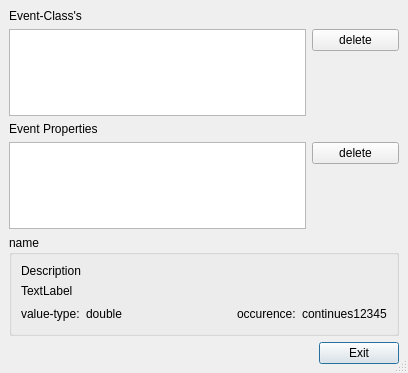
<ui version="4.0" >
 <author></author>
 <comment></comment>
 <exportmacro></exportmacro>
 <class>evprop_dlg_ui</class>
 <widget class="QDialog" name="evprop_dlg_ui" >
  <property name="geometry" >
   <rect>
    <x>0</x>
    <y>0</y>
    <width>408</width>
    <height>373</height>
   </rect>
  </property>
  <property name="windowTitle" >
   <string>Event-Properties</string>
  </property>
  <property name="sizeGripEnabled" >
   <bool>true</bool>
  </property>
  <layout class="QGridLayout" >
   <property name="margin" >
    <number>9</number>
   </property>
   <property name="spacing" >
    <number>6</number>
   </property>
   <item row="0" column="0" >
    <layout class="QVBoxLayout" >
     <property name="margin" >
      <number>0</number>
     </property>
     <property name="spacing" >
      <number>6</number>
     </property>
     <item>
      <layout class="QVBoxLayout" >
       <property name="margin" >
        <number>0</number>
       </property>
       <property name="spacing" >
        <number>6</number>
       </property>
       <item>
        <widget class="QLabel" name="textLabel1" >
         <property name="text" >
          <string>Event-Class's</string>
         </property>
        </widget>
       </item>
       <item>
        <layout class="QHBoxLayout" >
         <property name="margin" >
          <number>0</number>
         </property>
         <property name="spacing" >
          <number>6</number>
         </property>
         <item>
          <widget class="QListWidget" name="class_list" />
         </item>
         <item>
          <layout class="QVBoxLayout" >
           <property name="margin" >
            <number>0</number>
           </property>
           <property name="spacing" >
            <number>6</number>
           </property>
           <item>
            <widget class="QPushButton" name="del_class_btn" >
             <property name="text" >
              <string>delete</string>
             </property>
            </widget>
           </item>
           <item>
            <spacer>
             <property name="orientation" >
              <enum>Qt::Vertical</enum>
             </property>
             <property name="sizeType" >
              <enum>QSizePolicy::Expanding</enum>
             </property>
             <property name="sizeHint" >
              <size>
               <width>87</width>
               <height>91</height>
              </size>
             </property>
            </spacer>
           </item>
          </layout>
         </item>
        </layout>
       </item>
      </layout>
     </item>
     <item>
      <layout class="QVBoxLayout" >
       <property name="margin" >
        <number>0</number>
       </property>
       <property name="spacing" >
        <number>6</number>
       </property>
       <item>
        <widget class="QLabel" name="textLabel2" >
         <property name="text" >
          <string>Event Properties</string>
         </property>
        </widget>
       </item>
       <item>
        <layout class="QHBoxLayout" >
         <property name="margin" >
          <number>0</number>
         </property>
         <property name="spacing" >
          <number>6</number>
         </property>
         <item>
          <widget class="QListWidget" name="prop_list" />
         </item>
         <item>
          <layout class="QVBoxLayout" >
           <property name="margin" >
            <number>0</number>
           </property>
           <property name="spacing" >
            <number>6</number>
           </property>
           <item>
            <widget class="QPushButton" name="del_prop_btn" >
             <property name="text" >
              <string>delete</string>
             </property>
            </widget>
           </item>
           <item>
            <spacer>
             <property name="orientation" >
              <enum>Qt::Vertical</enum>
             </property>
             <property name="sizeType" >
              <enum>QSizePolicy::Expanding</enum>
             </property>
             <property name="sizeHint" >
              <size>
               <width>87</width>
               <height>133</height>
              </size>
             </property>
            </spacer>
           </item>
          </layout>
         </item>
        </layout>
       </item>
      </layout>
     </item>
     <item>
      <widget class="QGroupBox" name="group" >
       <property name="title" >
        <string>name</string>
       </property>
       <layout class="QHBoxLayout" >
        <property name="margin" >
         <number>9</number>
        </property>
        <property name="spacing" >
         <number>6</number>
        </property>
        <item>
         <layout class="QVBoxLayout" >
          <property name="margin" >
           <number>0</number>
          </property>
          <property name="spacing" >
           <number>6</number>
          </property>
          <item>
           <layout class="QVBoxLayout" >
            <property name="margin" >
             <number>0</number>
            </property>
            <property name="spacing" >
             <number>6</number>
            </property>
            <item>
             <widget class="QLabel" name="desc_text" >
              <property name="text" >
               <string>Description</string>
              </property>
             </widget>
            </item>
            <item>
             <widget class="QLabel" name="desc_field" >
              <property name="text" >
               <string>TextLabel</string>
              </property>
              <property name="wordWrap" >
               <bool>true</bool>
              </property>
             </widget>
            </item>
           </layout>
          </item>
          <item>
           <layout class="QHBoxLayout" >
            <property name="margin" >
             <number>0</number>
            </property>
            <property name="spacing" >
             <number>6</number>
            </property>
            <item>
             <layout class="QHBoxLayout" >
              <property name="margin" >
               <number>0</number>
              </property>
              <property name="spacing" >
               <number>6</number>
              </property>
              <item>
               <widget class="QLabel" name="val_text" >
                <property name="text" >
                 <string>value-type:</string>
                </property>
               </widget>
              </item>
              <item>
               <widget class="QLabel" name="val_field" >
                <property name="sizePolicy" >
                 <sizepolicy>
                  <hsizetype>7</hsizetype>
                  <vsizetype>5</vsizetype>
                  <horstretch>0</horstretch>
                  <verstretch>0</verstretch>
                 </sizepolicy>
                </property>
                <property name="text" >
                 <string>double</string>
                </property>
               </widget>
              </item>
             </layout>
            </item>
            <item>
             <spacer>
              <property name="orientation" >
               <enum>Qt::Horizontal</enum>
              </property>
              <property name="sizeType" >
               <enum>QSizePolicy::Expanding</enum>
              </property>
              <property name="sizeHint" >
               <size>
                <width>40</width>
                <height>20</height>
               </size>
              </property>
             </spacer>
            </item>
            <item>
             <layout class="QHBoxLayout" >
              <property name="margin" >
               <number>0</number>
              </property>
              <property name="spacing" >
               <number>6</number>
              </property>
              <item>
               <widget class="QLabel" name="occur_text" >
                <property name="text" >
                 <string>occurence:</string>
                </property>
               </widget>
              </item>
              <item>
               <widget class="QLabel" name="occur_field" >
                <property name="sizePolicy" >
                 <sizepolicy>
                  <hsizetype>7</hsizetype>
                  <vsizetype>5</vsizetype>
                  <horstretch>0</horstretch>
                  <verstretch>0</verstretch>
                 </sizepolicy>
                </property>
                <property name="text" >
                 <string>continues12345</string>
                </property>
                <property name="alignment" >
                 <set>Qt::AlignLeading|Qt::AlignLeft|Qt::AlignVCenter</set>
                </property>
               </widget>
              </item>
             </layout>
            </item>
           </layout>
          </item>
         </layout>
        </item>
       </layout>
      </widget>
     </item>
     <item>
      <layout class="QHBoxLayout" >
       <property name="margin" >
        <number>0</number>
       </property>
       <property name="spacing" >
        <number>6</number>
       </property>
       <item>
        <spacer>
         <property name="orientation" >
          <enum>Qt::Horizontal</enum>
         </property>
         <property name="sizeType" >
          <enum>QSizePolicy::Expanding</enum>
         </property>
         <property name="sizeHint" >
          <size>
           <width>350</width>
           <height>20</height>
          </size>
         </property>
        </spacer>
       </item>
       <item>
        <widget class="QPushButton" name="exit_btn" >
         <property name="text" >
          <string>Exit</string>
         </property>
         <property name="default" >
          <bool>true</bool>
         </property>
        </widget>
       </item>
      </layout>
     </item>
    </layout>
   </item>
  </layout>
 </widget>
 <layoutdefault spacing="6" margin="11" />
 <pixmapfunction>qPixmapFromMimeSource</pixmapfunction>
 <resources/>
 <connections/>
</ui>
